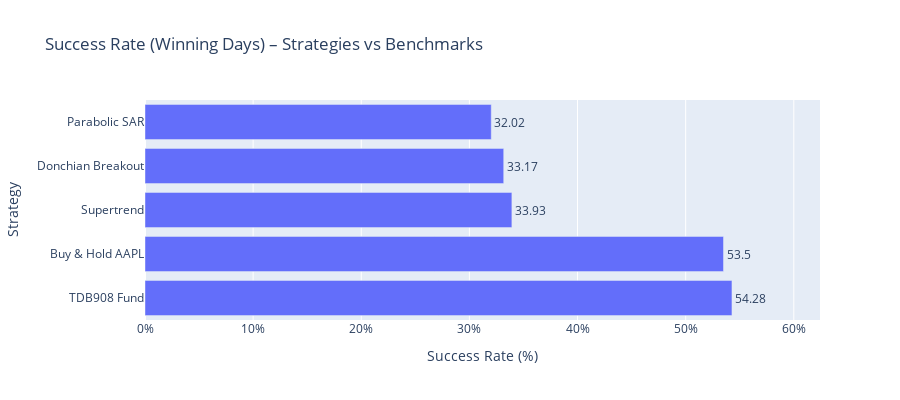

The cell this chart's notebook holds for it:
### Code cell
# 2) Success rate comparison
plot_metric_bar(
    metrics_df,
    metric_col="Success Rate (%)",
    title="Success Rate (Winning Days) – Strategies vs Benchmarks",
    is_percent=True
)

### Figure 1 — Plotly figure (JSON) as saved in the notebook; plotly's stock layout.template omitted (floating-point values rounded to 4 significant figures)
{"data": [{"hovertemplate": "Success Rate (%)=%{x}<br>Strategy=%{y}<br>text=%{text}<extra></extra>", "legendgroup": "", "marker": {"color": "#636efa", "pattern": {"shape": ""}}, "name": "", "orientation": "h", "showlegend": false, "text": [54.28, 53.5, 33.93, 33.17, 32.02], "textposition": "outside", "type": "bar", "x": [54.28, 53.5, 33.93, 33.17, 32.02], "xaxis": "x", "y": ["TDB908 Fund", "Buy & Hold AAPL", "Supertrend", "Donchian Breakout", "Parabolic SAR"], "yaxis": "y"}], "layout": {"barmode": "relative", "height": 400, "legend": {"tracegroupgap": 0}, "showlegend": false, "title": {"text": "Success Rate (Winning Days) – Strategies vs Benchmarks"}, "xaxis": {"anchor": "y", "domain": [0, 1], "range": [0, 62.42], "ticksuffix": "%", "title": {"text": "Success Rate (%)"}}, "yaxis": {"anchor": "x", "domain": [0, 1], "title": {"text": "Strategy"}}}}
